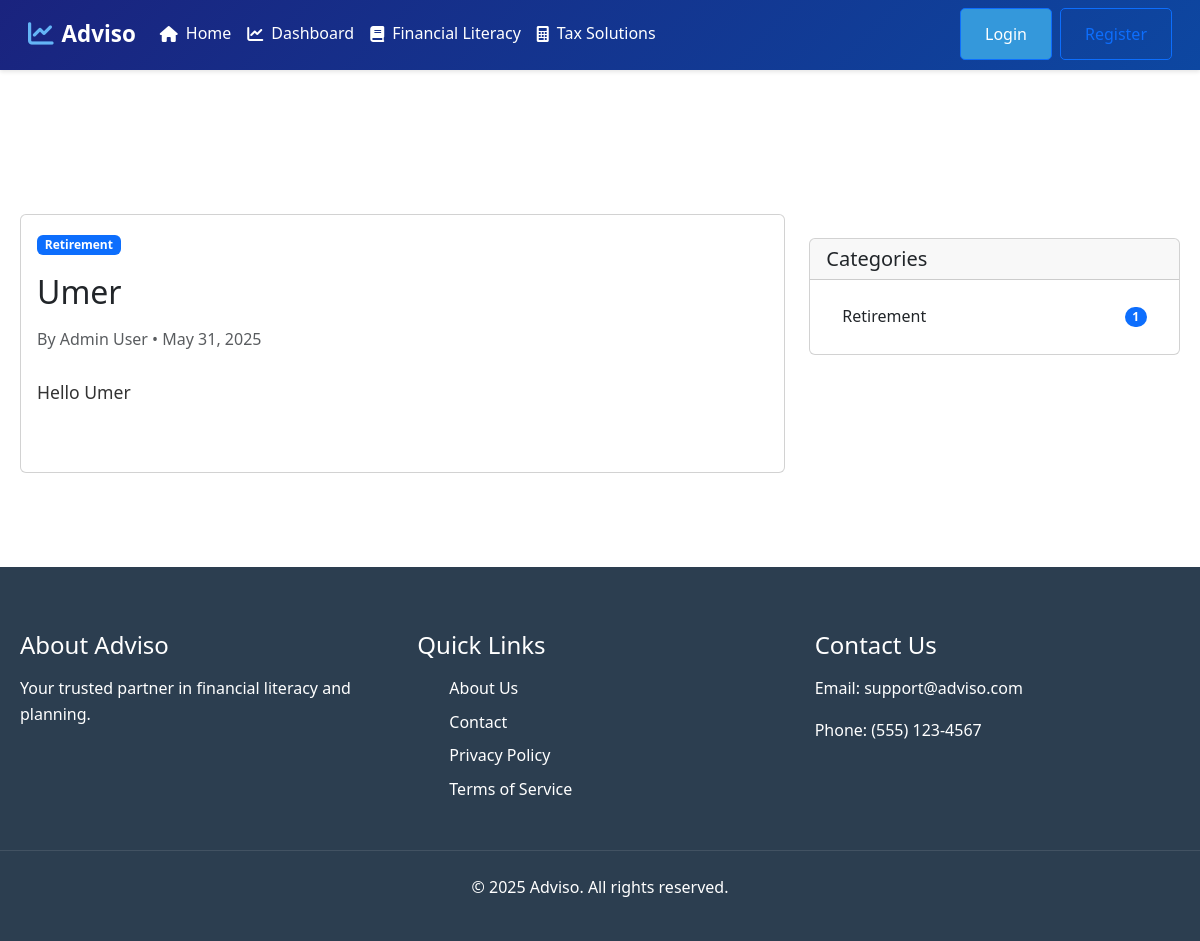
The page /article.php?slug=umer on the database its author committed.
### tables this page shows
CREATE TABLE `articles` (
  `id` int(11) NOT NULL,
  `title` varchar(255) NOT NULL,
  `slug` varchar(255) NOT NULL,
  `content` text NOT NULL,
  `author_id` int(11) NOT NULL,
  `category_id` int(11) NOT NULL,
  `status` enum('draft','pending','published','rejected','revision_needed') NOT NULL DEFAULT 'draft',
  `moderator_feedback` text DEFAULT NULL,
  `moderated_by` int(11) DEFAULT NULL,
  `moderated_at` timestamp NULL DEFAULT NULL,
  `created_at` timestamp NOT NULL DEFAULT current_timestamp(),
  `updated_at` timestamp NOT NULL DEFAULT current_timestamp() ON UPDATE current_timestamp()
);

CREATE TABLE `categories` (
  `id` int(11) NOT NULL,
  `name` varchar(100) NOT NULL,
  `slug` varchar(100) NOT NULL,
  `description` text DEFAULT NULL,
  `created_at` timestamp NOT NULL DEFAULT current_timestamp(),
  `updated_at` timestamp NOT NULL DEFAULT current_timestamp() ON UPDATE current_timestamp()
);

CREATE TABLE `users` (
  `id` int(11) NOT NULL,
  `name` varchar(100) NOT NULL,
  `email` varchar(255) NOT NULL,
  `password` varchar(255) NOT NULL,
  `role` enum('user','admin') DEFAULT 'user',
  `created_at` timestamp NOT NULL DEFAULT current_timestamp(),
  `updated_at` timestamp NOT NULL DEFAULT current_timestamp() ON UPDATE current_timestamp()
);

### article.php (the view, shortened to what this page needs)
<?php
require_once 'includes/config.php';
$slug = isset($_GET['slug']) ? trim($_GET['slug']) : '';
$sql = "SELECT a.*, c.name as category_name, u.name as author_name
        FROM articles a
        JOIN categories c ON a.category_id = c.id
        JOIN users u ON a.author_id = u.id
        WHERE a.slug = ? AND a.status = 'published'";
$stmt = $conn->prepare($sql);
$stmt->bind_param('s', $slug);
$stmt->execute();
$result = $stmt->get_result();
$article = $result->fetch_assoc();
include 'includes/header.php';
?>
<div class="container mt-4">
    <div class="row">
        <div class="col-lg-8">
            <article class="card">
                <div class="card-body">
                    <div class="mb-3">
                        <span class="badge bg-primary"><?php echo htmlspecialchars($article['category_name']); ?></span>
                    </div>
                    <h1 class="card-title h2 mb-3"><?php echo htmlspecialchars($article['title']); ?></h1>
                    <div class="text-muted mb-4">
                        By <?php echo htmlspecialchars($article['author_name']); ?> •
                        <?php echo date('F j, Y', strtotime($article['created_at'])); ?>
                    </div>
                    <div class="article-content">
                        <?php echo $article['content']; ?>
                    </div>
                </div>
            </article>
        </div>
        <div class="col-lg-4">
            <div class="card mt-4">
                <div class="card-header">
                    <h2 class="h5 mb-0">Categories</h2>
                </div>
                <div class="card-body">
                    <?php
                    $categories_sql = "SELECT c.*, COUNT(a.id) as article_count
                                     FROM categories c
                                     LEFT JOIN articles a ON c.id = a.category_id
                                     WHERE a.status = 'published'
                                     GROUP BY c.id
                                     ORDER BY article_count DESC";
                    $categories = $conn->query($categories_sql);
                    ?>
                    <div class="list-group list-group-flush">
                        <?php while ($category = $categories->fetch_assoc()): ?>
                            <a href="financial-literacy.php?category=<?php echo $category['id']; ?>"
                               class="list-group-item list-group-item-action d-flex justify-content-between align-items-center">
                                <?php echo htmlspecialchars($category['name']); ?>
                                <span class="badge bg-primary rounded-pill"><?php echo $category['article_count']; ?></span>
                            </a>
                        <?php endwhile; ?>
                    </div>
                </div>
            </div>
        </div>
    </div>
</div>
<?php include 'includes/footer.php'; ?>

### assets/css/style.css (style rules this page uses)
* { margin: 0; padding: 0; box-sizing: border-box; }
body { font-family: 'Segoe UI', Tahoma, Geneva, Verdana, sans-serif; line-height: 1.6; color: #333; padding-top: 90px; min-height: 100vh; }
.container { max-width: 1200px; margin: 0 auto; padding: 30px 20px; }
.article-content { font-size: 1.1rem; line-height: 1.8; color: #333; margin-bottom: 3rem; }
.article-content p { margin-bottom: 1.5rem; }

### includes/header.php (style rules this page uses)
body { margin-top: 70px; }

### article.php (style rules this page uses)
.article-content { font-size: 1.1rem; line-height: 1.8; }
.article-content p { margin-bottom: 1.5rem; }

### rows shown on the page
articles: category.name "Retirement", title "Umer", author.name "Admin User", created_at "May 31, 2025", content "Hello Umer"
categories: name "Retirement", article_count "1"
